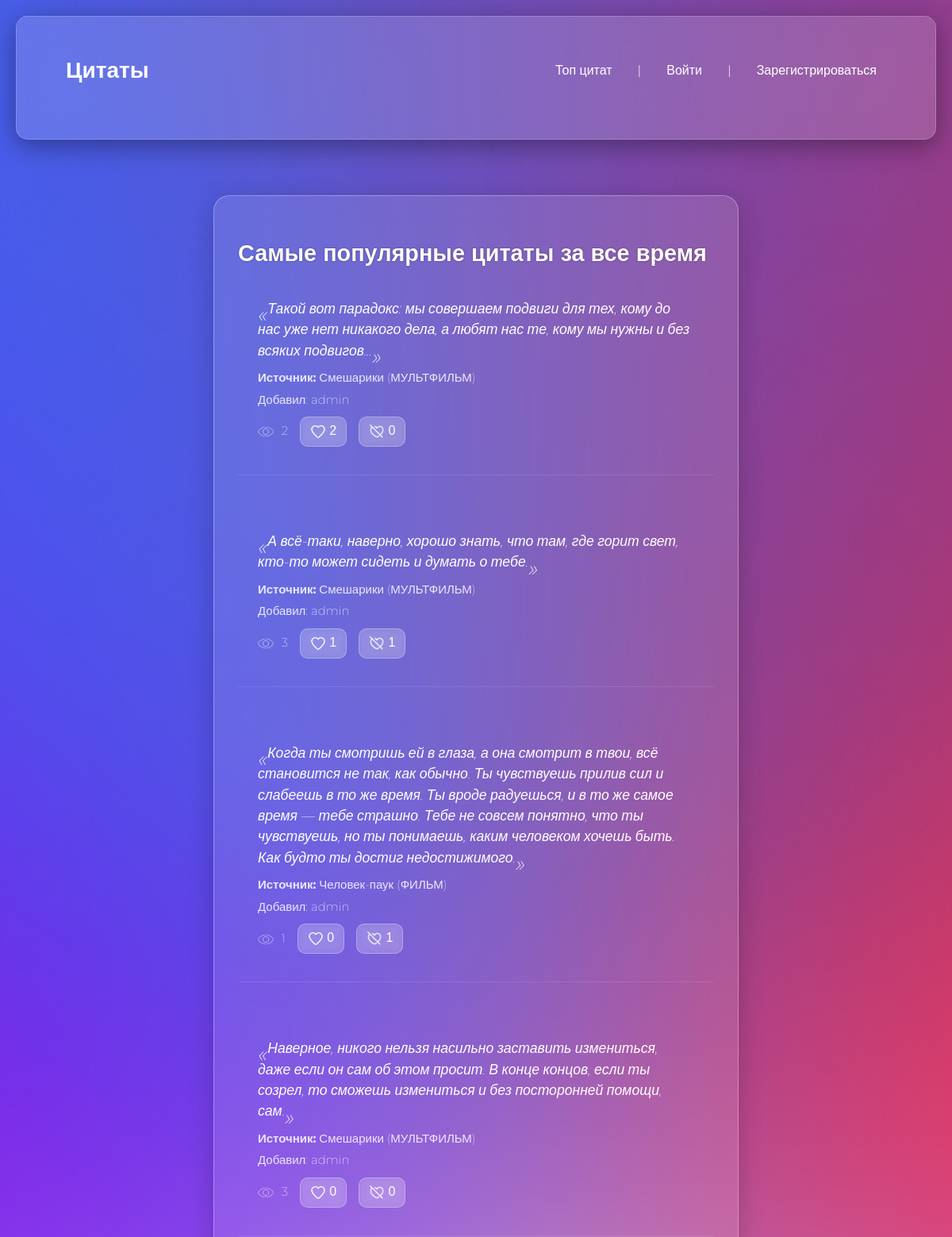
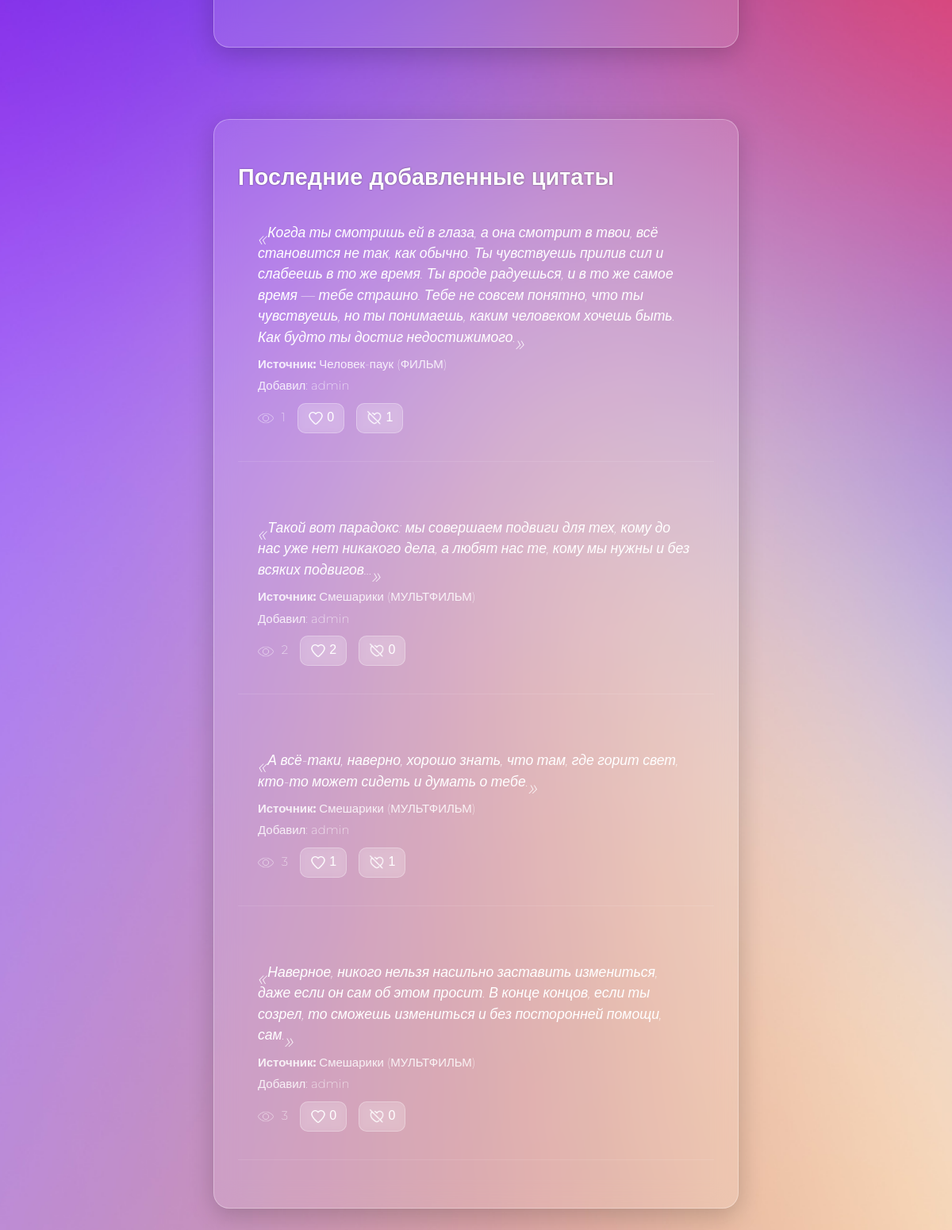
The page /top/ on the database as committed earlier (2 pictures, top to bottom).
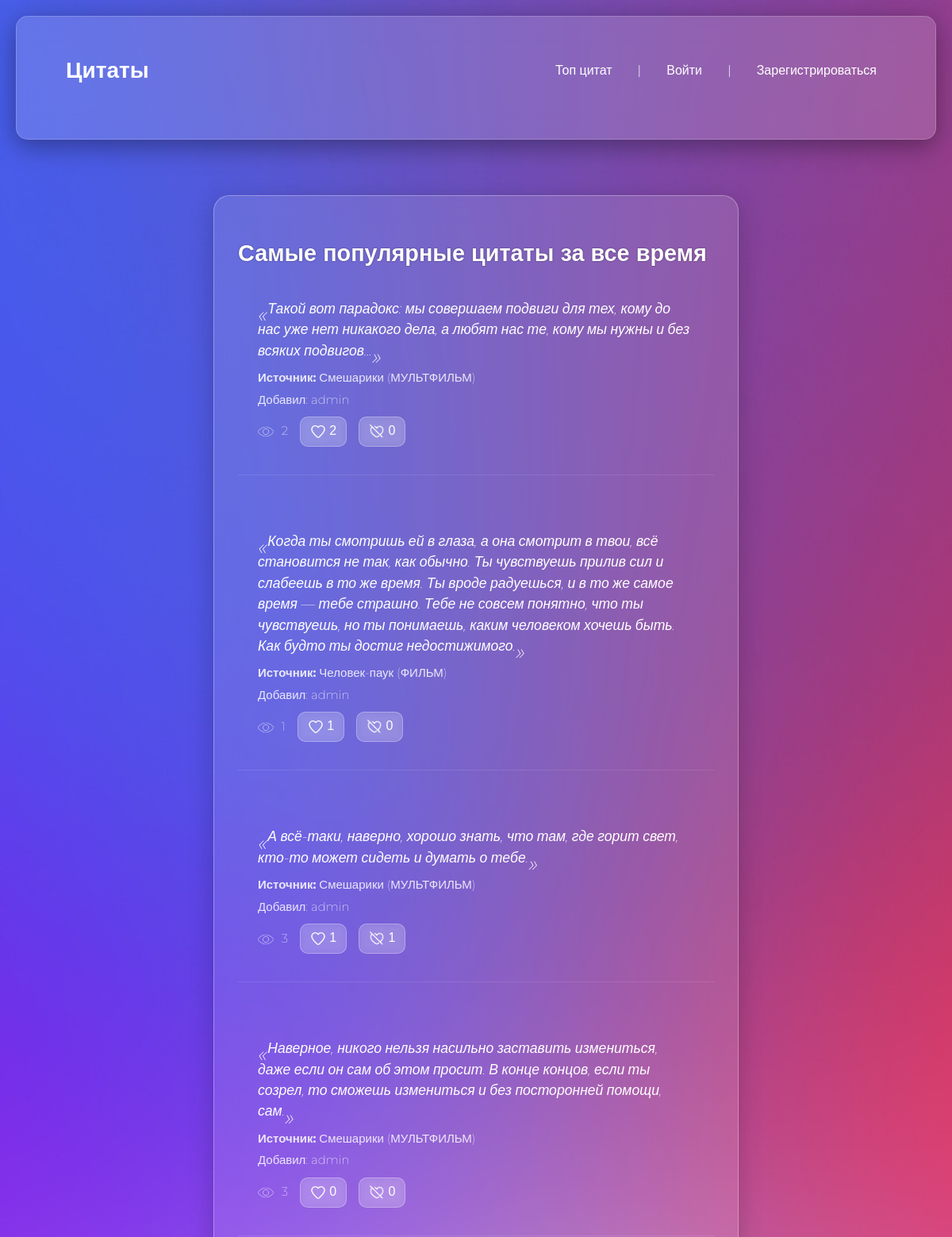
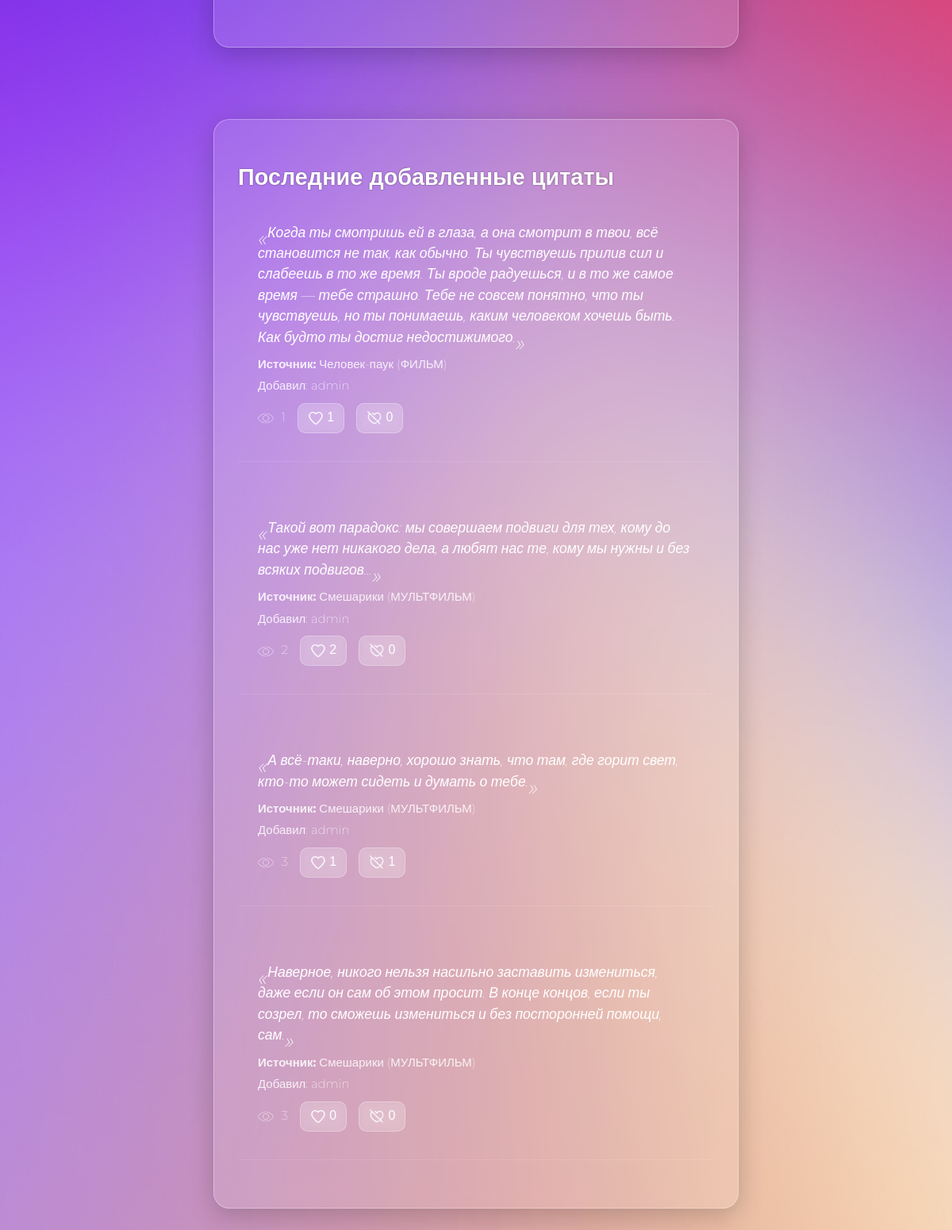
The same page on the database as committed later (2 pictures, top to bottom).
### main/models.py (models this page shows)
class Quote(models.Model):
    source = models.ForeignKey(Source, on_delete=models.CASCADE)
    quote = models.TextField()
    likes = models.PositiveIntegerField(default=0)
    dislikes = models.PositiveIntegerField(default=0)
    views = models.PositiveIntegerField(default=0)
    prob_rate = models.PositiveIntegerField(default=-1)
    author = models.ForeignKey(User, on_delete=models.CASCADE)
    timestamp = models.DateTimeField(auto_now_add=True)

class Source(models.Model):
    SOURCE_TYPES = (
        ('КНИГА', 'Книга'),
        ('МУЗЫКА', 'Музыка'),
        ('ФИЛЬМ', 'Фильм'),
        ('СЕРИАЛ', 'Сериал'),
        ('МУЛЬТФИЛЬМ', 'Мультфильм'),
        ('ДРУГОЕ', 'Другое'),
    )
    name = models.CharField(max_length=200)
    type = models.CharField(max_length=20, choices=SOURCE_TYPES, default='OTHER')
    class Meta:
        unique_together = ('name', 'type')

### main/views.py (the view)
# urls.py: path('top/', views.top_quotes),
def top_quotes(request):
    top = Quote.objects.order_by("-likes")[:10]
    latest = Quote.objects.order_by("-timestamp")[:10]
    top_ratings_dict = {}
    latest_ratings_dict = {}
    if request.user.is_authenticated:
        top_ratings = RatingCount.objects.filter(user=request.user, quote__in=top)
        latest_ratings = RatingCount.objects.filter(user=request.user, quote__in=latest)
        top_ratings_dict = {r.quote_id: r.value for r in top_ratings}
        latest_ratings_dict = {r.quote_id: r.value for r in latest_ratings}
    return render(request, "quotes/topQuote.html", {
        "top_quotes": top,
        "latest_quotes": latest,
        "top_ratings": top_ratings_dict,
        "latest_ratings": latest_ratings_dict})

### main/templatetags/ratings_extras.py (called while the page is built)
@register.filter
def get_rating(ratings_dict, quote_id):
    return ratings_dict.get(quote_id)

### templates/quotes/topQuote.html (shortened to what this page needs)
{% extends 'index.html' %}
{% load ratings_extras %}
{% load static %}
{% block tops %}
    <div class="top-quotes-section">
    <div class="top-block glass-block">
    <h2>Самые популярные цитаты за все время</h2>
    <ul class="quote-list">
    {% for quote in top_quotes %}
        <li class="quote-block">
            <blockquote>{{ quote.quote }}</blockquote>
            <p><strong>Источник:</strong> {{ quote.source.name }} ({{ quote.source.type }})</p>
            <p>Добавил: {{ quote.author.username }}</p>
            <div id="rating-buttons-{{ quote.id }}">
                <small><img src="{% static "img/ico/eye-32.ico" %}" class="ico"> {{ quote.views }} </small>
                <button class="like-btn {% if top_ratings|get_rating:quote.id == 1  %} active {% endif %}" onclick="rateQuote(this, {{ quote.id }}, 1)">
                    <img src="{% static 'img/ico/like-heart2.png' %}" alt='like'>
                    <span class="like-count-{{ quote.id }}">{{ quote.likes }}</span>
                </button>
                <button  class="dislike-btn {% if top_ratings|get_rating:quote.id == -1 %} active {% endif %}" onclick="rateQuote(this, {{ quote.id }}, -1)">
                    <img src="{% static 'img/ico/dislike-heart.png' %}" alt='dislike'>
                    <span class="dislike-count-{{ quote.id }}">{{ quote.dislikes }}</span>
                </button>
            </div>
        </li>
    {% empty %}
        <li>Нет цитат</li>
    {% endfor %}
    </ul>
    </div>
    <div class="latest-block glass-block">
    <h2>Последние добавленные цитаты</h2>
    <ul class="quote-list">
    {% for quote in latest_quotes %}
        <li class="quote-block">
            <blockquote>{{ quote.quote }}</blockquote>
            <p><strong>Источник:</strong> {{ quote.source.name }} ({{ quote.source.type }})</p>
            <p>Добавил: {{ quote.author.username }}</p>
            <div id="rating-buttons-{{ quote.id }}">
                <small><img src="{% static "img/ico/eye-32.ico" %}" class="ico"> {{ quote.views }} </small>
                <button class="like-btn {% if latest_ratings|get_rating:quote.id == 1 %} active {% endif %}" onclick="rateQuote(this, {{ quote.id }}, 1)">
                    <img src="{% static 'img/ico/like-heart2.png' %}" alt='like'>
                    <span class="like-count-{{ quote.id }}">{{ quote.likes }}</span>
                </button>
                <button  class="dislike-btn {% if latest_ratings|get_rating:quote.id == -1 %} active {% endif %}" onclick="rateQuote(this, {{ quote.id }}, -1)">
                    <img src="{% static 'img/ico/dislike-heart.png' %}" alt='dislike'>
                    <span class="dislike-count-{{ quote.id }}">{{ quote.dislikes }}</span>
                </button>
            </div>
        </li>
    {% empty %}
        <li>Нет цитат</li>
    {% endfor %}
    </ul>
    </div>
    </div>
{% endblock %}

Rows that differ between the two databases and show on the page:
changed Quote "Человек-паук": likes "0" → "1"; dislikes "1" → "0"; moves up the list
